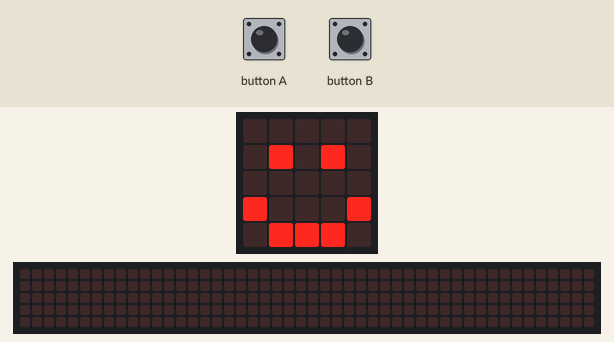
Simulated run of this program. Board: BBC micro:bit running MicroPython. On the bench: the board's 5×5 LED display, a strip that is not on the board, showing the scrolling text unrolled. The test bench sets the inputs (shaded band). Random numbers come from a fixed seed; the 48×5 strip is a reading aid, not a part: it shows the text the display is scrolling, unrolled, one strip-width of it at a time.

Above: at 1.2 s.
1.3 s: button A pressed for 0.15 s
At 1.37 s:
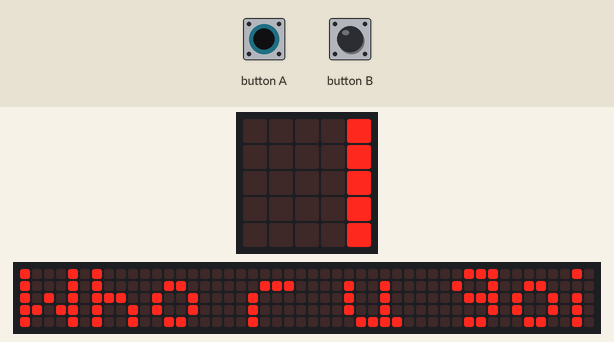
At 12.77 s:
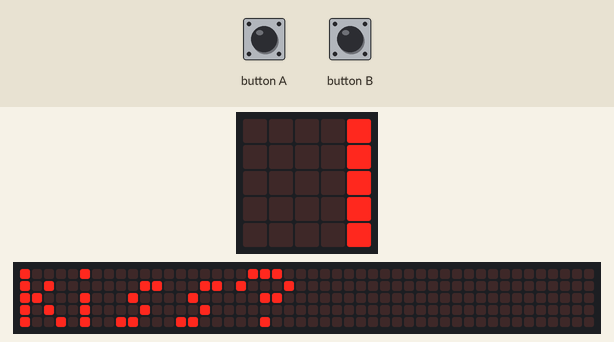

Measured:
- after the input at 1.3 s, the display: changes at once (image 1)

The program:

valentines.py
```python
from microbit import *
import random

relationship = ["marry?", "kiss?", "avoid?", "love?"]
names = ["Harry", "Daddy", "Mae", "Eva", "Mummy", "Jack", "Lillie", "Leah", "Ted", "Frankie" ]


while True:
    if button_a.is_pressed():
        display.scroll("Who r u going to")
        display.scroll(random.choice(relationship))
        display.scroll(random.choice(names))
        display.show(Image.HEART)

    if button_b.is_pressed():
        display.show(Image.SAD)

    else:
        display.show(Image.HAPPY)

display.clear()
```
